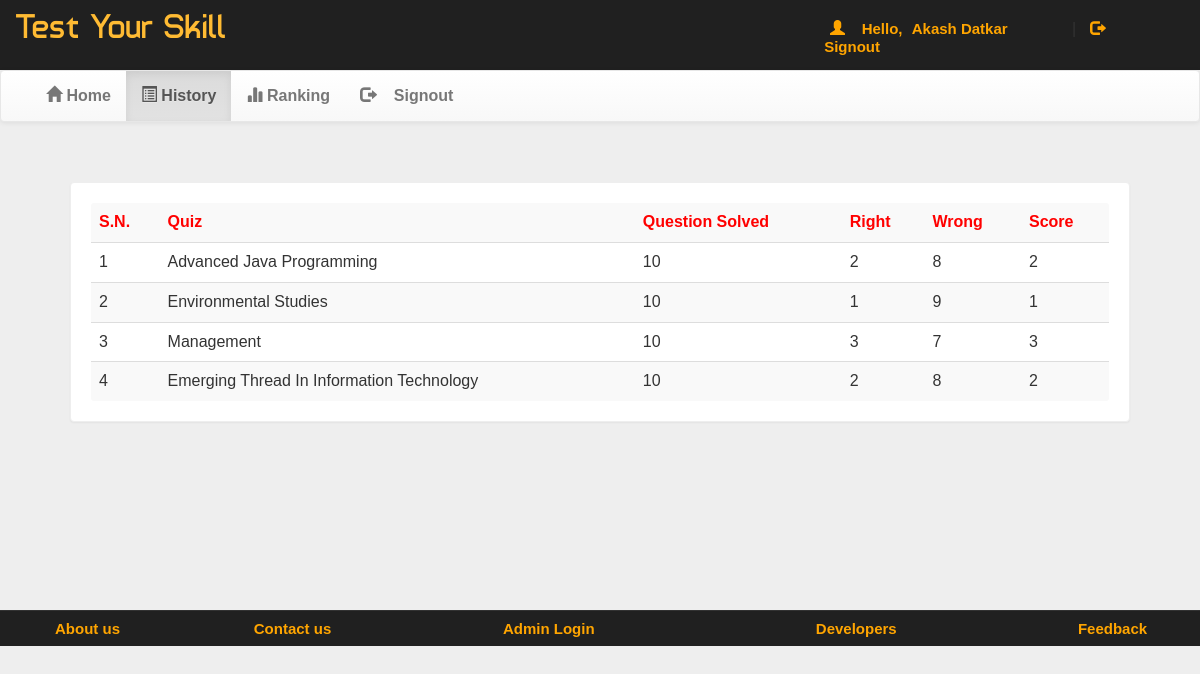
The app's page /account.php?q=2 (signed in) with its own data.
### tables this page shows
CREATE TABLE `history` (
  `email` varchar(50) NOT NULL,
  `eid` text NOT NULL,
  `score` int(11) NOT NULL,
  `level` int(11) NOT NULL,
  `sahi` int(11) NOT NULL,
  `wrong` int(11) NOT NULL,
  `date` timestamp NOT NULL DEFAULT current_timestamp() ON UPDATE current_timestamp()
);

CREATE TABLE `quiz` (
  `eid` text NOT NULL,
  `title` varchar(100) NOT NULL,
  `sahi` int(11) NOT NULL,
  `wrong` int(11) NOT NULL,
  `total` int(11) NOT NULL,
  `time` bigint(20) NOT NULL,
  `intro` text NOT NULL,
  `tag` varchar(100) NOT NULL,
  `date` timestamp NOT NULL DEFAULT current_timestamp() ON UPDATE current_timestamp()
);

### account.php (the view, shortened to what this page needs)
<!DOCTYPE html PUBLIC "-//W3C//DTD XHTML 1.0 Transitional//EN" "http://www.w3.org/TR/xhtml1/DTD/xhtml1-transitional.dtd">
<html xmlns="http://www.w3.org/1999/xhtml">
<head>
<link  rel="stylesheet" href="css/bootstrap.min.css"/>
 <link  rel="stylesheet" href="css/bootstrap-theme.min.css"/>
 <link rel="stylesheet" href="css/main.css">
 <link  rel="stylesheet" href="css/font.css">
</head>
<body>
<div class="header">
<div class="row">
<div class="col-lg-6">
<span class="logo">Test Your Skill</span></div>
<div class="col-md-4 col-md-offset-2">
 <?php
 include_once 'dbConnection.php';
  if(!(isset($_SESSION['email']))){
header("location:index.php");
}
else
{
$name = $_SESSION['name'];
$email=$_SESSION['email'];
echo '<span class="pull-right top title1">
        <span class="log1">
          <span class="glyphicon glyphicon-user" aria-hidden="true"></span>&nbsp;&nbsp;&nbsp;&nbsp;<strong>Hello,</strong>
        </span>
        <a href="account.php?q=1" class="log log1"><strong>'.$name.'</strong></a>&nbsp;|&nbsp;
        <a href="logout.php?q=account.php" class="log">
          <span class="glyphicon glyphicon-log-out" aria-hidden="true"></span>&nbsp;<strong>Signout</strong>
        </a>
      </span>';
}?>
</div>
</div></div>
<div class="bg">
<nav class="navbar navbar-default title1">
  <div class="container-fluid">
    <div class="collapse navbar-collapse" id="bs-example-navbar-collapse-1">
      <ul class="nav navbar-nav">
        <li <?php if(@$_GET['q']==1) echo 'class="active"'; ?> >
          <a href="account.php?q=1" style="font-weight: bold;">
            <span class="glyphicon glyphicon-home" aria-hidden="true"></span>&nbsp;Home<span class="sr-only">(current)</span>
          </a>
        </li>
        <li <?php if(@$_GET['q']==2) echo 'class="active"'; ?> >
          <a href="account.php?q=2" style="font-weight: bold;">
            <span class="glyphicon glyphicon-list-alt" aria-hidden="true"></span>&nbsp;History
          </a>
        </li>
        <li <?php if(@$_GET['q']==3) echo 'class="active"'; ?> >
          <a href="account.php?q=3" style="font-weight: bold;">
            <span class="glyphicon glyphicon-stats" aria-hidden="true"></span>&nbsp;Ranking
          </a>
        </li>
        <li class="pull-right">
          <a href="logout.php?q=account.php" style="font-weight: bold;">
            <span class="glyphicon glyphicon-log-out" aria-hidden="true"></span>&nbsp;&nbsp;&nbsp;&nbsp;Signout
          </a>
        </li>
      </ul>
    </div>
  </div>
</nav>
<div class="container">
<div class="row">
<div class="col-md-12">
<?php
if(@$_GET['q']== 2)
{
$q=mysqli_query($con,"SELECT * FROM history WHERE email='$email' ORDER BY date DESC " )or die('Error197');
echo  '<div class="panel title">
<table class="table table-striped title1" >
<tr style="color:red"><td><b>S.N.</b></td><td><b>Quiz</b></td><td><b>Question Solved</b></td><td><b>Right</b></td><td><b>Wrong<b></td><td><b>Score</b></td>';
$c=0;
while($row=mysqli_fetch_array($q) )
{
$eid=$row['eid'];
$s=$row['score'];
$w=$row['wrong'];
$r=$row['sahi'];
$qa=$row['level'];
$q23=mysqli_query($con,"SELECT title FROM quiz WHERE  eid='$eid' " )or die('Error208');
while($row=mysqli_fetch_array($q23) )
{
$title=$row['title'];
}
$c++;
echo '<tr><td>'.$c.'</td><td>'.$title.'</td><td>'.$qa.'</td><td>'.$r.'</td><td>'.$w.'</td><td>'.$s.'</td></tr>';
}
echo'</table></div>';
}
?>
</div></div></div></div>
<div class="row footer">
	<div class="col-md-2 box">
		<a href="About US.html" target="_blank" style="font-weight: bold;">About us</a>
	</div>
	<div class="col-md-2 box">
		<a href="Contact US.html" target="_blank" style="font-weight: bold;">Contact us</a>
	</div>
	<div class="col-md-3 box">
		<a href="#" data-toggle="modal" data-target="#login" style="font-weight: bold;">Admin Login</a></div>
	<div class="col-md-3 box">
		<a href="#" data-toggle="modal" data-target="#developers" style="font-weight: bold;">Developers</a>
	</div>
	<div class="col-md-2 box">
		<a href="feedback.php" target="_blank" style="font-weight: bold;">Feedback</a>
	</div>
</div>
</body>
</html>

### css/main.css (style rules this page uses)
body { overflow-x:hidden; width:100%; font: 15px "Century Gothic", "Times Roman", sans-serif; background:#eee; min-height:550px; background-attachment:fixed; }
.bg { min-height:540px; }
.panel { border-color:#eee; margin:40px; padding:20px; font: 15px "Century Gothic", "Times Roman", sans-serif; }
.title { font-family:'typo'; }
.header { background:#202020; height:70px; }
.logo { font-family:'typo'; font-size:35px; color:#ffbb33; margin:15px; }
.title1 { font: 16px "Century Gothic", "Times Roman", sans-serif; }
.footer { font-size:15px; text-align:center; border-top:1px solid; border-color:#323232; background-color:#202020; }
.footer a { margin:25px; color:orange; text-decoration:none; font: 15px "Century Gothic", "Times Roman", sans-serif; }
.box { padding:9px; }
.top { margin-top:20px; }
.log1 { font: 15px 'Ubuntu', sans-serif; color:orange; margin-left:10px; }
.log { margin:10px; margin-right:60px; margin-left:5px; color:orange; text-decoration:none; font-size:20px; font-size:15px; }

### records on screen
history: eid.title "Advanced Java Programming", level "10", sahi "2", wrong "8", score "2"
history: eid.title "Environmental Studies", level "10", sahi "1", wrong "9", score "1"
history: eid.title "Management", level "10", sahi "3", wrong "7", score "3"
history: eid.title "Emerging Thread In Information Technology", level "10", sahi "2", wrong "8", score "2"

### other values on screen
$name "Akash Datkar"
